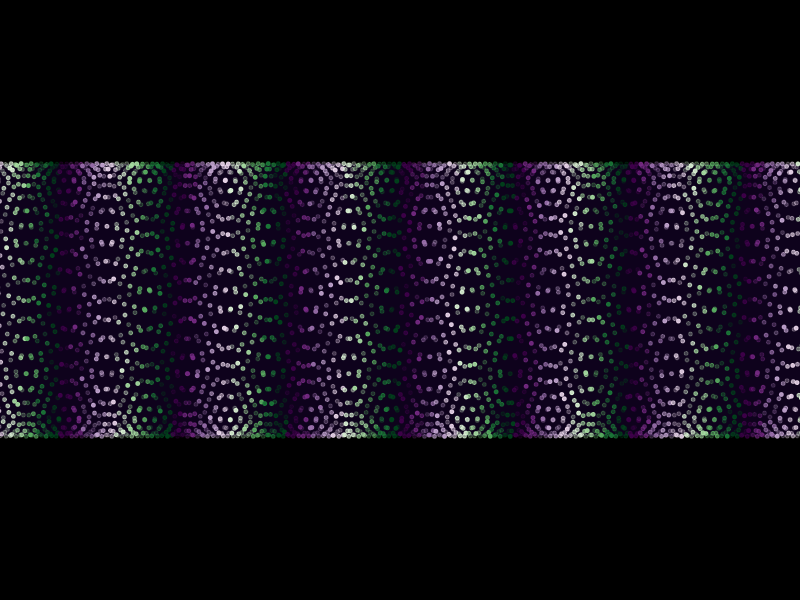

Here is the R script that generated this plot:
#Plotting functions

library(tidyverse) # As always

#I want to practice plotting functions!

#Setting some numbers for the function
theta <- 1
start <- 1
end <- 4000

#Variables to assist with the calculations
x <- start:end
pal.iter <- end/500 #(500 = palette length * each option in the rep fx below)

#Creating the dataframe to be plotted
data <- tibble(x = x,
              y = cos((x)*theta))

#Adding a color palette. Numbers have to change b
data <- data %>%
  mutate(color = rep(rep(RColorBrewer::brewer.pal(10,"PRGn"), each = 50),pal.iter)) %>%
  mutate(alpha = sample(runif(10,.2,1.0),nrow(data), replace = TRUE))

#Creating the function to be plotted
f <- function(x) sin((x)*theta)

#Creating a separate data frame for the polygon in the back
bg <- tibble(x = c(0,4000,4000,0),
             y = c(-1,-1,1,1))

#Final Plot
plot <- data %>%
ggplot(aes(x = x, y = y))+
  coord_cartesian(ylim = c(-2,2), xlim = c(400,3600), clip = "on", expand = TRUE)+
  layer(geom = "polygon",
        stat = "identity",
        position = "identity",
        data = bg,
        mapping= aes(x = x,
                     y = y),
        params = list(fill = "#0e021c"),
        inherit.aes = FALSE)+
  geom_point(color = data$color, size = 1, alpha = data$alpha)+
  stat_function(fun = f, color = NA)+ #This is the magic that plot's functions#
  theme_void()+
  theme(plot.background = element_rect(fill = "#000000"))

plot


